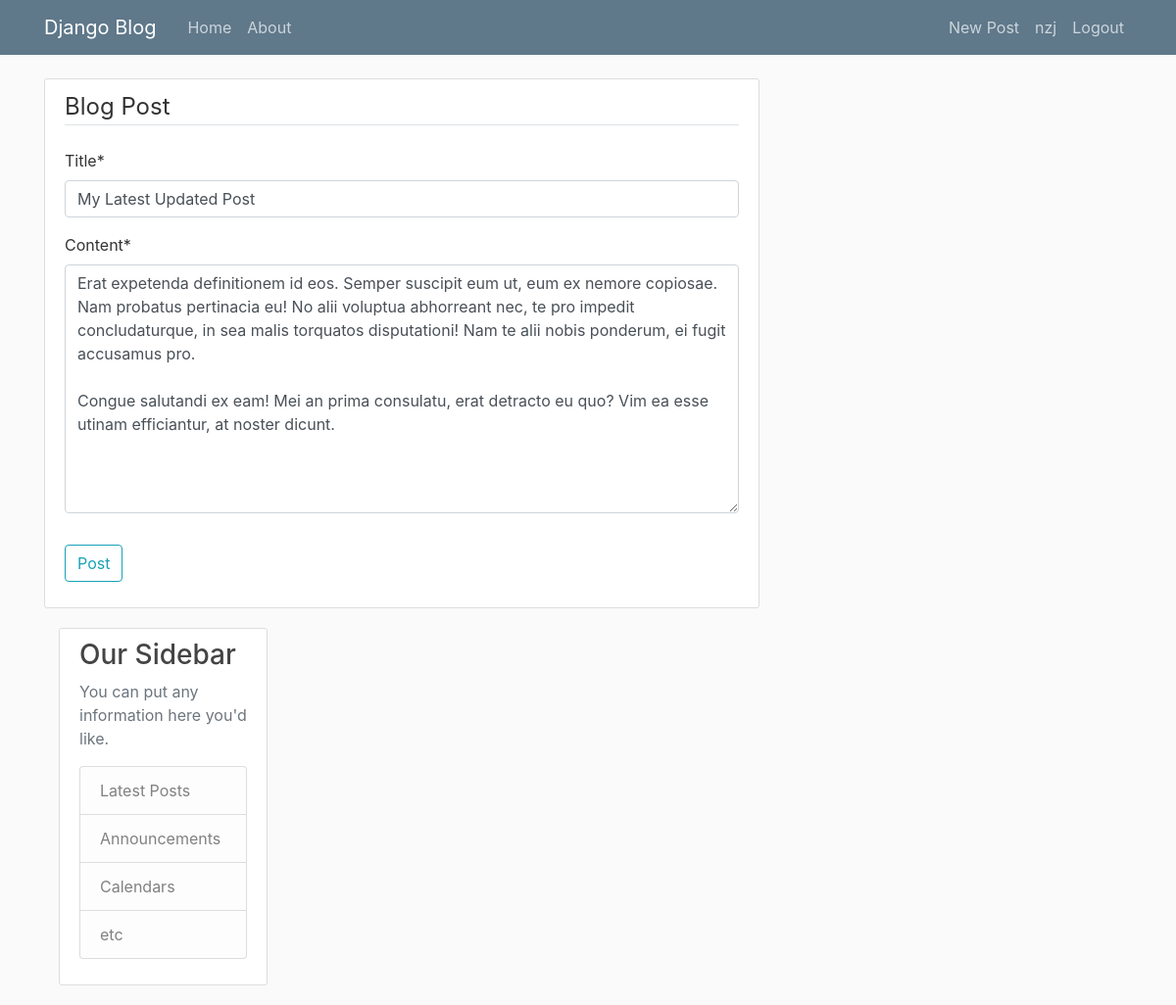
/post/29/update (signed in), run on the app's committed database.
### blog/models.py (models this page shows, shortened)
class Post(models.Model):
	title = models.CharField(max_length = 100)
	content = models.TextField()
	date_posted = models.DateTimeField(default = timezone.now) #add value of current time when it is created
	author = models.ForeignKey(User, on_delete = models.CASCADE)

### blog/views.py (the view, shortened to what this page needs)
# urls.py: path('post/<int:pk>/update', PostUpdateView.as_view(), name = 'post-update'),
class PostUpdateView(UserPassesTestMixin,LoginRequiredMixin,UpdateView):
	model = Post
	fields = ['title', 'content']
	def test_func(self):
		post = self.get_object()
		if self.request.user == post.author:
			return True
		else:
			return False

### blog/templates/blog/post_form.html
{% extends 'blog/base.html' %}
{% load crispy_forms_tags %}
{% block content %}
	<div class="content-section">
		<form method = "POST"> {% csrf_token %}
			<fieldset class="form-group">
				<legend class="border-bottom mb-4"> Blog Post</legend>
				{{ form|crispy }}
			</fieldset>
			<div class="form-group">
				<button class="btn btn-outline-info" type="submit"> Post
				</button>
			</div>
		</form>
{% endblock content %}

### blog/templates/blog/base.html (shortened to what this page needs)
{% load static %}
<!doctype html>
<html>
<head>
    <link rel="stylesheet" href="https://stackpath.bootstrapcdn.com/bootstrap/4.3.1/css/bootstrap.min.css">
    <link rel="stylesheet" type="text/css" href="{% static 'blog/main.css' %}">
</head>
<body>
	<header class="site-header">
	  <nav class="navbar navbar-expand-md navbar-dark bg-steel fixed-top">
	    <div class="container">
	      <a class="navbar-brand mr-4" href="{% url 'blog-home' %} ">Django Blog</a>
	      <div class="collapse navbar-collapse" id="navbarToggle">
	        <div class="navbar-nav mr-auto">
	          <a class="nav-item nav-link" href="{% url 'blog-home' %}">Home</a>
	          <a class="nav-item nav-link" href="#">About</a>
	        </div>
	        <div class="navbar-nav">
	        {% if user.is_authenticated %}
	        <a class="nav-item nav-link" href="{% url 'post-create' %}"> New Post </a>
	        <a class="nav-item nav-link" href="{% url 'profile' %}"> {{ user.username }} </a>
	          <a class="nav-item nav-link" href="{% url 'logout' %}">Logout</a>
	        {% else %}
	          <a class="nav-item nav-link" href="{% url 'login' %}">Login</a>
	          <a class="nav-item nav-link" href="{% url 'register' %}">Register</a>
	        {% endif %}
	        </div>
	      </div>
	    </div>
	  </nav>
	</header>
	 <main role="main" class="container">
	  <div class="row">
	    <div class="col-md-8">
	      {% block content %}{% endblock %}
	    </div>
	    <div class="col-md-4">
	      <div class="content-section">
	        <h3>Our Sidebar</h3>
	        <p class='text-muted'>You can put any information here you'd like.
	          <ul class="list-group">
	            <li class="list-group-item list-group-item-light">Latest Posts</li>
	            <li class="list-group-item list-group-item-light">Announcements</li>
	            <li class="list-group-item list-group-item-light">Calendars</li>
	            <li class="list-group-item list-group-item-light">etc</li>
	          </ul>
	        </p>
	      </div>
	    </div>
	  </div>
	</main>
  </body>
</body>
</html>

### blog/static/blog/main.css (style rules this page uses)
body { background: #fafafa; color: #333333; margin-top: 5rem; }
h1, h2, h3, h4, h5, h6 { color: #444444; }
ul { margin: 0; }
.bg-steel { background-color: #5f788a; }
.site-header .navbar-nav .nav-link { color: #cbd5db; }
.content-section { background: #ffffff; padding: 10px 20px; border: 1px solid #dddddd; border-radius: 3px; margin-bottom: 20px; }

### data on the page
Post: title "My Latest Updated Post", content "Erat expetenda definitionem id eos. Semper suscipit eum ut, eum ex nemore copiosae. Nam probatus pertinacia eu! No alii voluptua abhorreant nec, te pro impedit concludaturque, in sea malis torquatos disputationi! Nam te alii nobis ponderum, ei fugit accusamus pro. Congue salutandi ex eam! Mei an prima consulatu, erat detracto eu quo? Vim ea esse utinam efficiantur, at noster dicunt."

### other printed values
{{ user.username }} "nzj"
